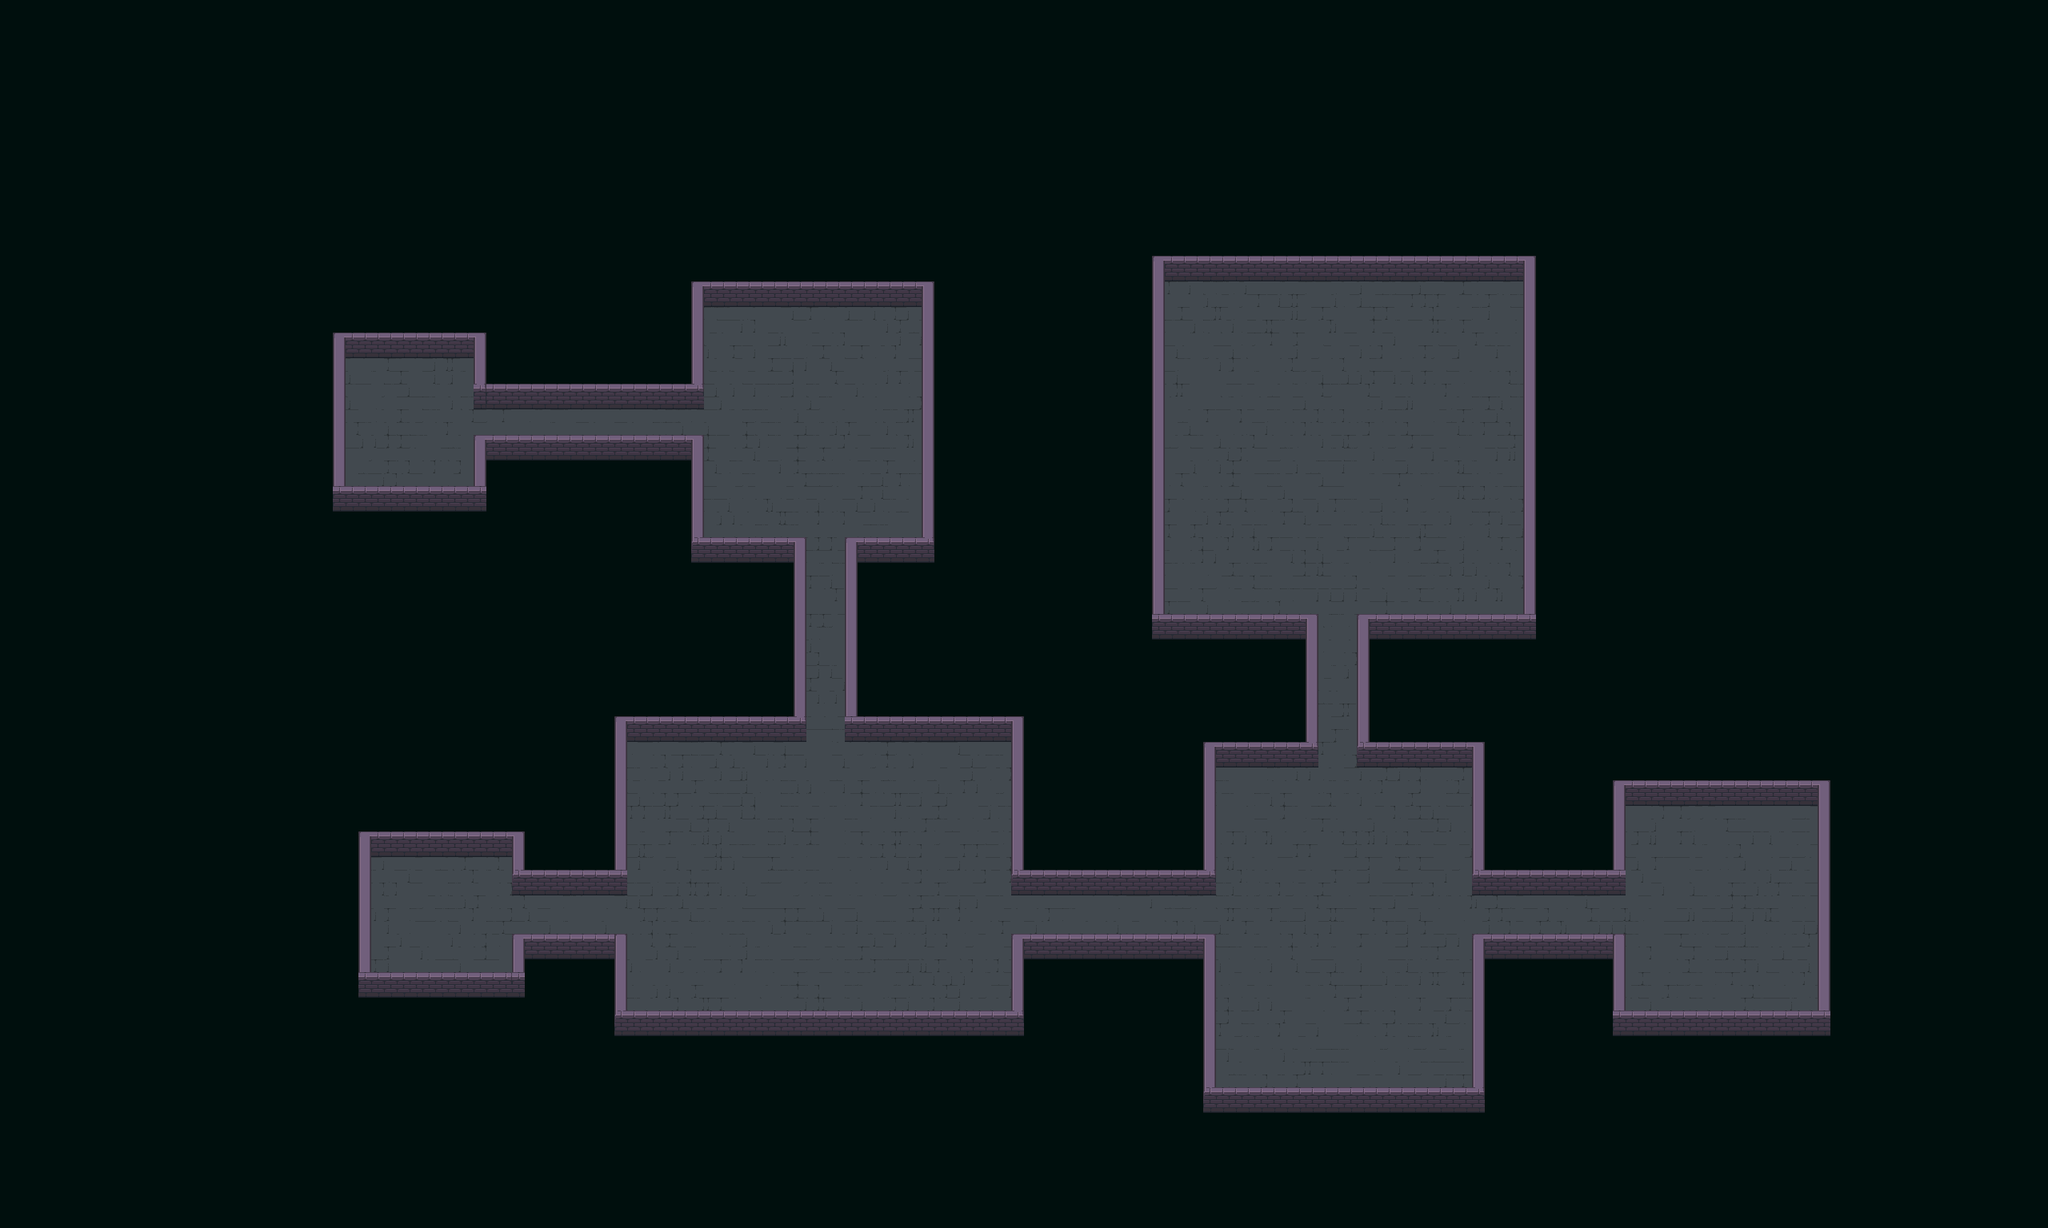

A 2D game scene composited from a Tiled map and its tileset images. What follows is a short description and the map's XML, with each tile layer's data collapsed to a summary:
An orthogonal 160x96 tile map with 16x16 px tiles, 3 tile layers (ground, wall, wallBottom) and 53 objects (52x wallCollision, spawnPointPlayer).

<map version="1.5" tiledversion="1.7.2" orientation="orthogonal" renderorder="right-down" width="160" height="96" tilewidth="16" tileheight="16" infinite="0" nextlayerid="5" nextobjectid="56">
 <tileset firstgid="1" source="../../../tileset/DungeonTileSet.tsx" />
 <layer id="3" name="ground" width="160" height="96">
  <data>[15360 cells, 15360 non-empty, 17 distinct tile ids]</data>
 </layer>
 <layer id="1" name="wall" width="160" height="96">
  <data>[15360 cells, 658 non-empty, 10 distinct tile ids]</data>
 </layer>
 <layer id="2" name="wallBottom" width="160" height="96">
  <data>[15360 cells, 362 non-empty, 8 distinct tile ids]</data>
 </layer>
 <objectgroup id="4" name="wallCollision">
  <object id="1" type="wallCollision" x="448" y="1039.67" width="207.333" height="32" />
  <object id="2" type="wallCollision" x="448" y="1039.67" width="16" height="207.667" />
  <object id="3" type="wallCollision" x="447.667" y="1232" width="208.333" height="16" />
  <object id="4" type="wallCollision" x="640" y="1184" width="16" height="64" />
  <object id="5" type="wallCollision" x="640.667" y="1040" width="15.3333" height="79.6667" />
  <object id="6" type="wallCollision" x="640" y="1184" width="144" height="16" />
  <object id="7" type="wallCollision" x="768.333" y="1184.33" width="15.6667" height="112" />
  <object id="8" type="wallCollision" x="767.333" y="1280" width="513.333" height="16" />
  <object id="9" type="wallCollision" x="1264.33" y="1184" width="16" height="112.333" />
  <object id="10" type="wallCollision" x="640.333" y="1088.33" width="143.667" height="31.6667" />
  <object id="11" type="wallCollision" x="769" y="896.667" width="15" height="223.667" />
  <object id="12" type="wallCollision" x="768.667" y="896.333" width="239" height="31.3333" />
  <object id="13" type="wallCollision" x="992" y="688" width="15.6667" height="239.333" />
  <object id="14" type="wallCollision" x="863.667" y="687.667" width="143.667" height="16" />
  <object id="15" type="wallCollision" x="864.5" y="560.5" width="15" height="143" />
  <object id="16" type="wallCollision" x="592" y="559.5" width="287.5" height="15.5" />
  <object id="17" type="wallCollision" x="592" y="559" width="16" height="80.5" />
  <object id="18" type="wallCollision" x="415.667" y="624" width="192.333" height="15.3333" />
  <object id="19" type="wallCollision" x="416" y="415.5" width="15.5" height="224" />
  <object id="20" type="wallCollision" x="416" y="416" width="191.5" height="31.5" />
  <object id="21" type="wallCollision" x="592" y="416.5" width="15.5" height="95" />
  <object id="24" type="wallCollision" x="592" y="480.5" width="288" height="30.5" />
  <object id="25" type="wallCollision" x="864" y="353" width="15" height="157" />
  <object id="26" type="wallCollision" x="863.5" y="352.5" width="303.5" height="30.5" />
  <object id="27" type="wallCollision" x="1152" y="353.333" width="15.3333" height="350" />
  <object id="28" type="wallCollision" x="1056.25" y="687.75" width="111.25" height="15.5" />
  <object id="29" type="wallCollision" x="1056.5" y="688" width="16" height="239.5" />
  <object id="30" type="wallCollision" x="1056.33" y="896.667" width="223" height="31" />
  <object id="31" type="wallCollision" x="1264" y="896.667" width="16" height="223.333" />
  <object id="32" type="wallCollision" x="1265" y="1089" width="255" height="30.5" />
  <object id="33" type="wallCollision" x="1504" y="928" width="16" height="191" />
  <object id="34" type="wallCollision" x="1264" y="1184" width="255" height="16" />
  <object id="35" type="wallCollision" x="1504" y="1184" width="15" height="207.333" />
  <object id="36" type="wallCollision" x="1503.5" y="1375.5" width="352.5" height="16" />
  <object id="37" type="wallCollision" x="1840" y="1183.5" width="17" height="208" />
  <object id="38" type="wallCollision" x="1840" y="1183.5" width="192" height="16.5" />
  <object id="39" type="wallCollision" x="2016" y="1183.5" width="15.5" height="111.5" />
  <object id="40" type="wallCollision" x="2015.5" y="1280" width="272.5" height="15" />
  <object id="41" type="wallCollision" x="2272" y="975.333" width="15.3333" height="320" />
  <object id="42" type="wallCollision" x="2016" y="975.333" width="271.333" height="33.3333" />
  <object id="43" type="wallCollision" x="2015.33" y="974.667" width="16.6667" height="144.667" />
  <object id="44" type="wallCollision" x="1840.67" y="1088.67" width="191.333" height="31.3333" />
  <object id="45" type="wallCollision" x="1840" y="928.667" width="16" height="190" />
  <object id="46" type="wallCollision" x="1696" y="928" width="160" height="32" />
  <object id="47" type="wallCollision" x="1504" y="928" width="144" height="31.5" />
  <object id="48" type="wallCollision" x="1632.67" y="783.333" width="15.3333" height="175.333" />
  <object id="49" type="wallCollision" x="1696" y="783.333" width="15.3333" height="176.667" />
  <object id="50" type="wallCollision" x="1695.33" y="782.667" width="224.667" height="18" />
  <object id="51" type="wallCollision" x="1438.67" y="782.667" width="209.333" height="17.3333" />
  <object id="52" type="wallCollision" x="1904" y="321" width="15" height="479" />
  <object id="53" type="wallCollision" x="1439" y="321" width="17" height="478" />
  <object id="54" type="wallCollision" x="1439" y="321" width="480" height="30" />
  <object id="55" name="spawnPointPlayer" type="spawnPointPlayer" x="496.333" y="496">
   <point />
  </object>
 </objectgroup>
</map>
